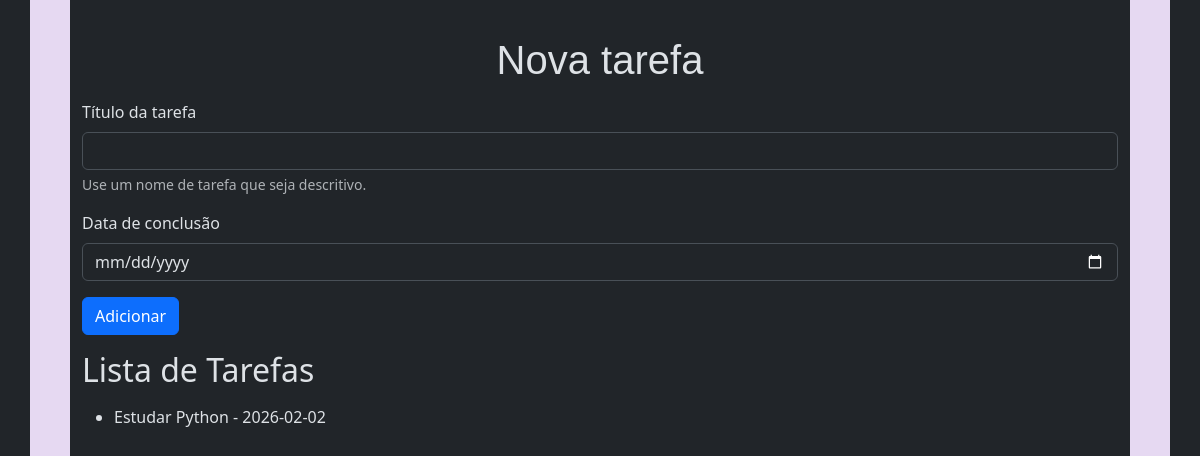
The app's page /agenda, older data.
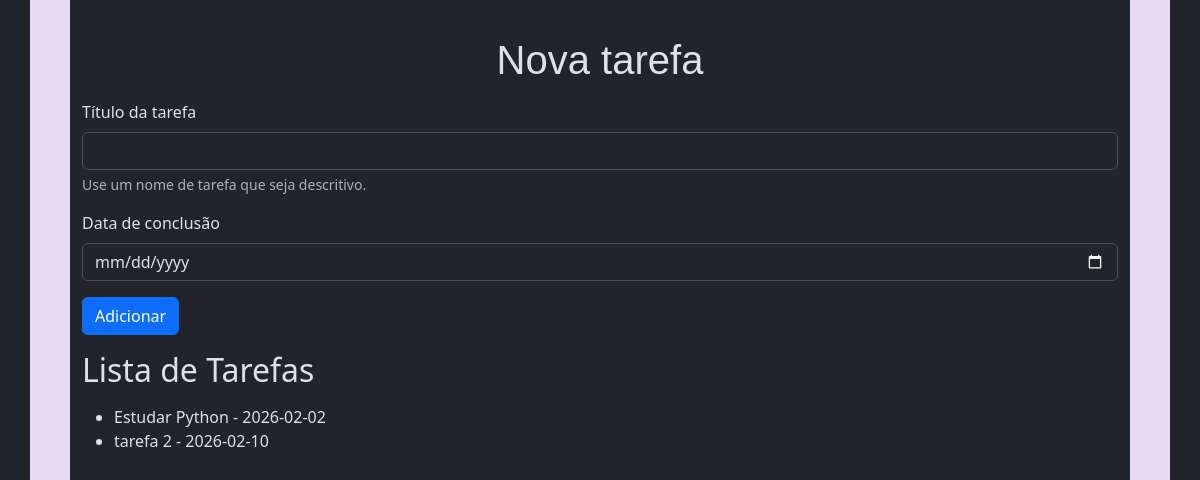
The same page, newer data.
### tables this page shows
CREATE TABLE tarefas (
        id INTEGER PRIMARY KEY AUTOINCREMENT,
        titulo_tarefa TEXT NOT NULL,
        data_conclusao TEXT);

### app.py (the view)
@app.route('/agenda', methods=['GET', 'POST'])
def agenda():
    tarefas = None
    if request.method == 'POST':
        titulo_tarefa = request.form['titulo-tarefa']
        data_conclusao = request.form['data-conclusao']
        tarefa = Tarefa(titulo_tarefa, data_conclusao)
        tarefa.salvar_tarefa()
    tarefas = Tarefa.obter_tarefas()
    return render_template('agenda.html', titulo='Nova tarefa', tarefas=tarefas)

### models/database.py (called while the page is built)
    def buscar_tudo(self, query: str, params: tuple = ()) -> list[Any]:
        self.cursor.execute(query, params)
        return self.cursor.fetchall()

    def close(self) -> None:
        self.connection.close()

    def __enter__(self) -> Self:
        return self

    def __exit__(
            self,
            exc_type: Optional[Type[BaseException]],
            exc_value: Optional[BaseException],
            tb: Optional[TracebackType]) -> None:
        if exc_type is not None:
            print('Exceção capturada no contexto:')
            print(f'Tipo: {exc_type.__name__}')
            print(f'Mensagem: {exc_value}')
            print('Traceback completo:')
            traceback.print_tb(tb)
        self.close()

### models/tarefa.py (called while the page is built)
    @classmethod
    def obter_tarefas(cls) -> list[Self]:
        with Database() as db:
            query: str = 'SELECT titulo_tarefa, data_conclusao, id FROM tarefas;'
            resultados: list[Any] = db.buscar_tudo(query)
            tarefas: list[Self] = [cls(titulo, data, id) for titulo, data, id in resultados]
            return tarefas

### templates/agenda.html
{% extends "base.html" %}
{% block content %}
    <form class="mt-3" method="POST">
        <div class="mb-3">
            <label for="titulo-tarefa" class="form-label">Título da tarefa</label>
            <input type="text" class="form-control" name="titulo-tarefa" id="titulo-tarefa"
                aria-describedby="ajudaNomeTarefa" required>
            <div id="ajudaNomeTarefa" class="form-text">Use um nome de tarefa que seja descritivo.</div>
        </div>
        <div class="mb-3">
            <label for="data-conclusao" class="form-label">Data de conclusão</label>
            <input type="date" class="form-control" name="data-conclusao" id="data-conclusao">
        </div>
        <button type="submit" class="btn btn-primary">Adicionar</button>
    </form>
    <h2 class="my-3">Lista de Tarefas</h2>
    {% if tarefas %}
        <ul>
            {% for tarefa in tarefas %}
                <li>{{ tarefa.titulo_tarefa }} - {{ tarefa.data_conclusao }}</li>
            {% endfor %}
        </ul>
    {% else %}
        <p>Nenhuma tarefa cadastrada</p>
    {% endif %}
{% endblock %}

Row changes from the older to the newer data that the page shows:
added tarefas: titulo_tarefa "tarefa 2", data_conclusao "2026-02-10"
